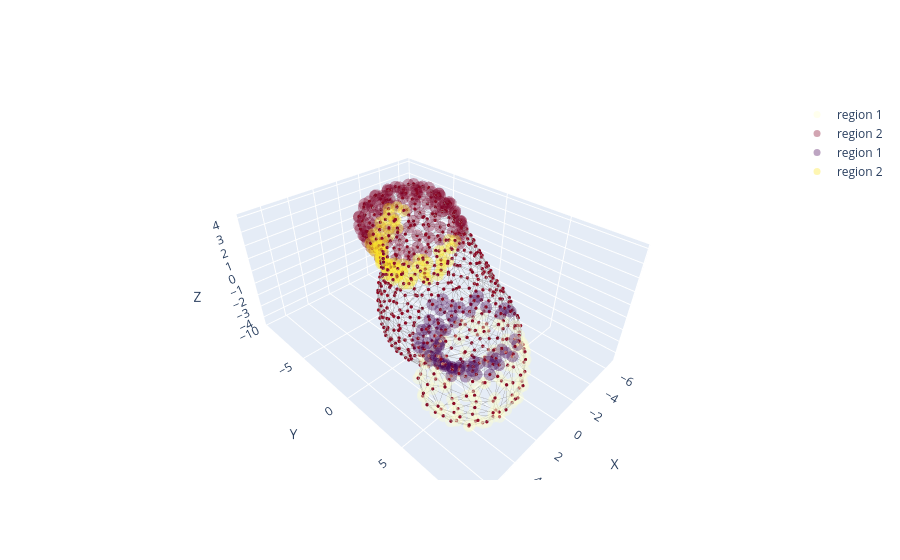

The notebook cell this image was saved under:
### Code cell
crypts, necks, villus = grow_crypts_toward_necks(
    G,
    crypt_regions=crypts,
    neck_regions=necks,   # [] is fine if you didn’t extract necks
    N=2,
    min_villus_region_size=1,
)

fig = plot_organoid_graph(proj_points, G, HKS[:,0], node_size=2)
add_region_overlays(fig, proj_points, crypts, colorscale='YlOrRd')
add_region_overlays(fig, proj_points, necks, colorscale='viridis')

fig.show()
